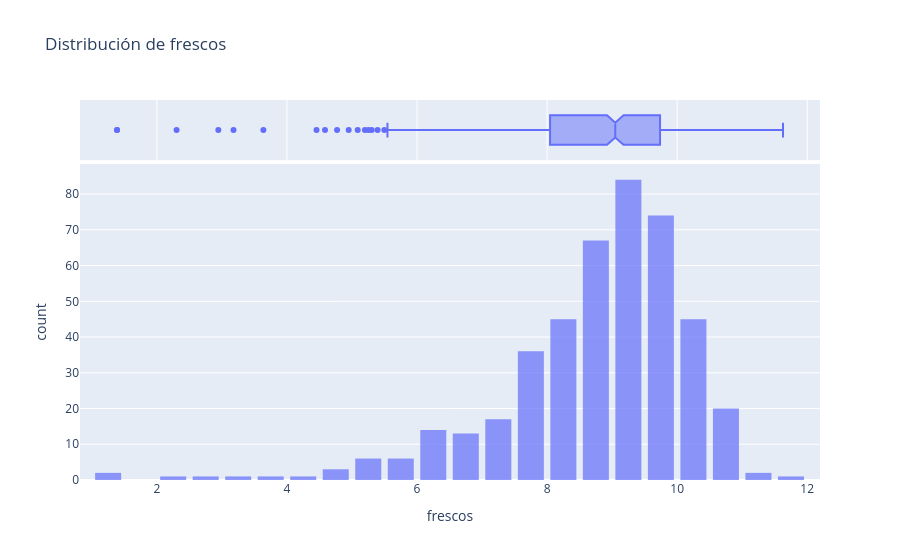
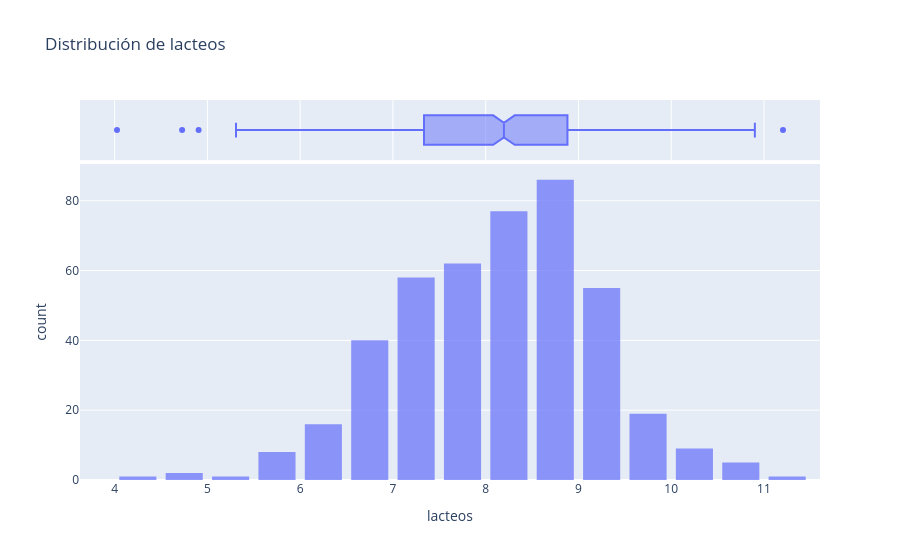
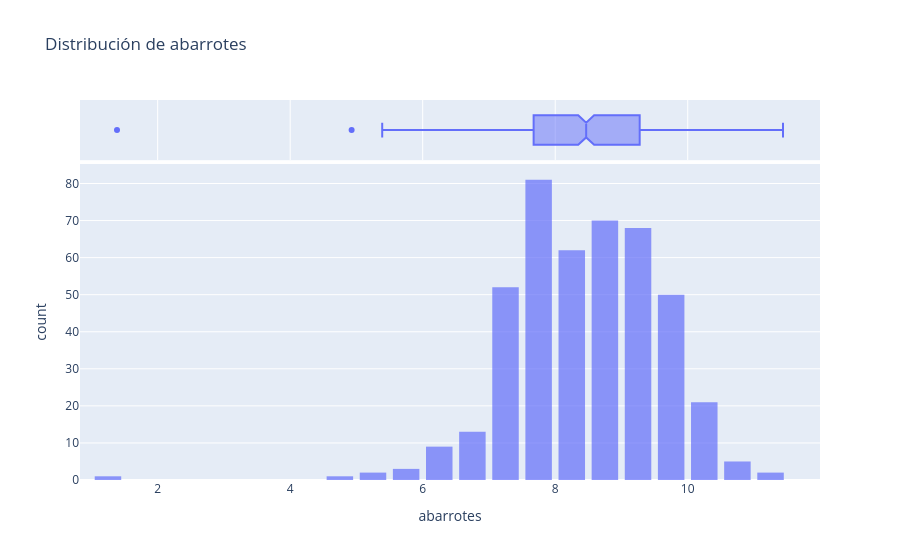

These figures' notebook cell, in order:
### Markdown cell above
---
# 2️⃣ ¿Por qué `log1p` antes de escalar? (20 min)

`StandardScaler` resta la media y divide entre la desviación estándar, pero **no cambia la forma** de la distribución: un cliente que estaba 16 desviaciones arriba sigue igual de lejos. Para datos de dinero, el truco clásico es aplicar el **logaritmo** antes de escalar:

$$x' = \log(1 + x)$$

- El logaritmo **comprime la cola**: pasar de 1,000 a 10,000 pesa lo mismo que pasar de 10,000 a 100,000 (multiplicar por 10).
- Usamos `log1p` (es decir, $\log(1+x)$) en vez de `log` para que un gasto de 0 no dé $-\infty$.
- En lenguaje de negocio: comparamos **proporciones** ("gasta el doble") en vez de diferencias absolutas ("gasta 5,000 más").

Vamos a escalar **de las dos formas** y comparar.

### Code cell
# 1. Crea df_log aplicando np.log1p a df[gasto] (el df original NO se modifica)
# 2. Grafica sus distribuciones con plot_distributions(df_log, gasto)
df_log = np.log1p(df[gasto])      # el df original NO se modifica
plot_distributions(df_log, gasto)

### Figure 1 — Plotly figure (JSON) as saved in the notebook; plotly's stock layout.template omitted (floating-point values rounded to 4 significant figures; data arrays with more than 128 entries replaced by an {"elided": "..."} marker saying what was removed)
{"data": [{"bingroup": "x", "hovertemplate": "frescos=%{x}<br>count=%{y}<extra></extra>", "legendgroup": "", "marker": {"color": "#636efa", "opacity": 0.7, "pattern": {"shape": ""}}, "name": "", "nbinsx": 30, "orientation": "v", "showlegend": false, "type": "histogram", "x": {"elided": "440 float values"}, "xaxis": "x", "yaxis": "y"}, {"hovertemplate": "frescos=%{x}<extra></extra>", "legendgroup": "", "marker": {"color": "#636efa"}, "name": "", "notched": true, "showlegend": false, "type": "box", "x": {"elided": "440 float values"}, "xaxis": "x2", "yaxis": "y2"}], "layout": {"bargap": 0.2, "barmode": "relative", "legend": {"tracegroupgap": 0}, "title": {"text": "Distribución de frescos"}, "xaxis": {"anchor": "y", "domain": [0, 1], "title": {"text": "frescos"}}, "xaxis2": {"anchor": "y2", "domain": [0, 1], "matches": "x", "showgrid": true, "showticklabels": false}, "yaxis": {"anchor": "x", "domain": [0, 0.8316], "title": {"text": "count"}}, "yaxis2": {"anchor": "x2", "domain": [0.8416, 1], "matches": "y2", "showgrid": false, "showline": false, "showticklabels": false, "ticks": ""}}}

### Figure 2 — Plotly figure (JSON) as saved in the notebook; plotly's stock layout.template omitted (floating-point values rounded to 4 significant figures; data arrays with more than 128 entries replaced by an {"elided": "..."} marker saying what was removed)
{"data": [{"bingroup": "x", "hovertemplate": "lacteos=%{x}<br>count=%{y}<extra></extra>", "legendgroup": "", "marker": {"color": "#636efa", "opacity": 0.7, "pattern": {"shape": ""}}, "name": "", "nbinsx": 30, "orientation": "v", "showlegend": false, "type": "histogram", "x": {"elided": "440 float values"}, "xaxis": "x", "yaxis": "y"}, {"hovertemplate": "lacteos=%{x}<extra></extra>", "legendgroup": "", "marker": {"color": "#636efa"}, "name": "", "notched": true, "showlegend": false, "type": "box", "x": {"elided": "440 float values"}, "xaxis": "x2", "yaxis": "y2"}], "layout": {"bargap": 0.2, "barmode": "relative", "legend": {"tracegroupgap": 0}, "title": {"text": "Distribución de lacteos"}, "xaxis": {"anchor": "y", "domain": [0, 1], "title": {"text": "lacteos"}}, "xaxis2": {"anchor": "y2", "domain": [0, 1], "matches": "x", "showgrid": true, "showticklabels": false}, "yaxis": {"anchor": "x", "domain": [0, 0.8316], "title": {"text": "count"}}, "yaxis2": {"anchor": "x2", "domain": [0.8416, 1], "matches": "y2", "showgrid": false, "showline": false, "showticklabels": false, "ticks": ""}}}

### Figure 3 — Plotly figure (JSON) as saved in the notebook; plotly's stock layout.template omitted (floating-point values rounded to 4 significant figures; data arrays with more than 128 entries replaced by an {"elided": "..."} marker saying what was removed)
{"data": [{"bingroup": "x", "hovertemplate": "abarrotes=%{x}<br>count=%{y}<extra></extra>", "legendgroup": "", "marker": {"color": "#636efa", "opacity": 0.7, "pattern": {"shape": ""}}, "name": "", "nbinsx": 30, "orientation": "v", "showlegend": false, "type": "histogram", "x": {"elided": "440 float values"}, "xaxis": "x", "yaxis": "y"}, {"hovertemplate": "abarrotes=%{x}<extra></extra>", "legendgroup": "", "marker": {"color": "#636efa"}, "name": "", "notched": true, "showlegend": false, "type": "box", "x": {"elided": "440 float values"}, "xaxis": "x2", "yaxis": "y2"}], "layout": {"bargap": 0.2, "barmode": "relative", "legend": {"tracegroupgap": 0}, "title": {"text": "Distribución de abarrotes"}, "xaxis": {"anchor": "y", "domain": [0, 1], "title": {"text": "abarrotes"}}, "xaxis2": {"anchor": "y2", "domain": [0, 1], "matches": "x", "showgrid": true, "showticklabels": false}, "yaxis": {"anchor": "x", "domain": [0, 0.8316], "title": {"text": "count"}}, "yaxis2": {"anchor": "x2", "domain": [0.8416, 1], "matches": "y2", "showgrid": false, "showline": false, "showticklabels": false, "ticks": ""}}}
